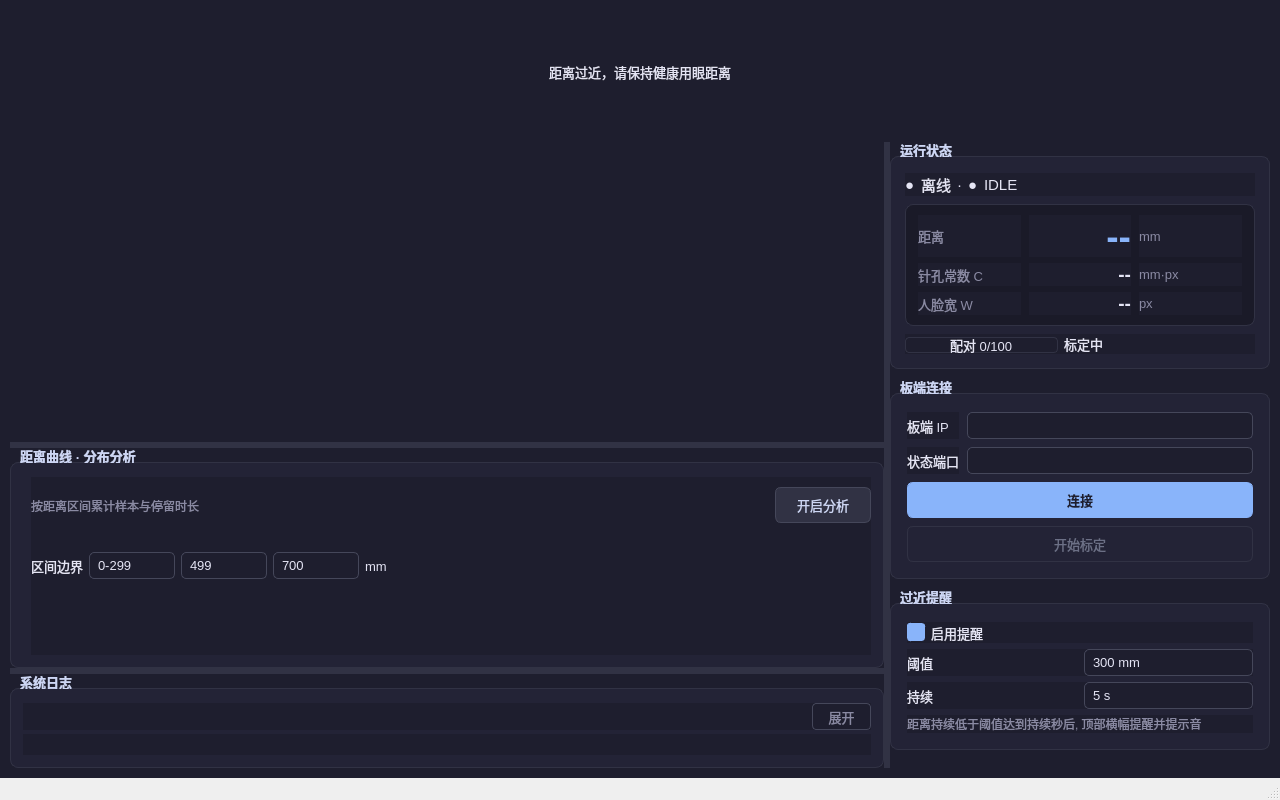
<?xml version="1.0" encoding="UTF-8"?>
<ui version="4.0">
 <class>MainWindow</class>
 <widget class="QMainWindow" name="MainWindow">
  <property name="geometry">
   <rect>
    <x>0</x>
    <y>0</y>
    <width>1280</width>
    <height>800</height>
   </rect>
  </property>
  <property name="minimumSize">
   <size>
    <width>1100</width>
    <height>720</height>
   </size>
  </property>
  <property name="windowTitle">
   <string>MC632X办公人员桌面测距仪</string>
  </property>
  <widget class="QWidget" name="centralwidget">
   <layout class="QVBoxLayout" name="mainLayout">
    <property name="leftMargin">
     <number>10</number>
    </property>
    <property name="topMargin">
     <number>10</number>
    </property>
    <property name="rightMargin">
     <number>10</number>
    </property>
    <property name="bottomMargin">
     <number>10</number>
    </property>
    <property name="spacing">
     <number>8</number>
    </property>
    <item>
     <widget class="QLabel" name="alertBanner">
      <property name="minimumSize">
       <size>
        <width>0</width>
        <height>36</height>
       </size>
      </property>
      <property name="visible">
       <bool>false</bool>
      </property>
      <property name="text">
       <string>距离过近，请保持健康用眼距离</string>
      </property>
      <property name="alignment">
       <set>Qt::AlignCenter</set>
      </property>
     </widget>
    </item>
    <item>
     <widget class="QSplitter" name="mainSplitter">
      <property name="orientation">
       <enum>Qt::Horizontal</enum>
      </property>
      <property name="childrenCollapsible">
       <bool>false</bool>
      </property>
      <property name="handleWidth">
       <number>6</number>
      </property>
      <widget class="QWidget" name="leftPanel">
       <layout class="QVBoxLayout" name="leftLayout">
        <property name="leftMargin">
         <number>0</number>
        </property>
        <property name="topMargin">
         <number>0</number>
        </property>
        <property name="rightMargin">
         <number>0</number>
        </property>
        <property name="bottomMargin">
         <number>0</number>
        </property>
        <property name="spacing">
         <number>0</number>
        </property>
        <item>
         <widget class="QSplitter" name="vertSplitter">
          <property name="orientation">
           <enum>Qt::Vertical</enum>
          </property>
          <property name="childrenCollapsible">
           <bool>true</bool>
          </property>
          <property name="handleWidth">
           <number>6</number>
          </property>
          <widget class="QWidget" name="videoContainer">
           <property name="minimumSize">
            <size>
             <width>0</width>
             <height>300</height>
            </size>
           </property>
           <layout class="QVBoxLayout" name="videoLayout">
            <property name="leftMargin">
             <number>0</number>
            </property>
            <property name="topMargin">
             <number>0</number>
            </property>
            <property name="rightMargin">
             <number>0</number>
            </property>
            <property name="bottomMargin">
             <number>0</number>
            </property>
            <property name="spacing">
             <number>0</number>
            </property>
           </layout>
          </widget>
          <widget class="QGroupBox" name="chartGroup">
           <property name="title">
            <string>距离曲线 · 分布分析</string>
           </property>
           <property name="minimumSize">
            <size>
             <width>0</width>
             <height>220</height>
            </size>
           </property>
           <layout class="QHBoxLayout" name="chartLayout">
            <property name="leftMargin">
             <number>6</number>
            </property>
            <property name="topMargin">
             <number>6</number>
            </property>
            <property name="rightMargin">
             <number>6</number>
            </property>
            <property name="bottomMargin">
             <number>6</number>
            </property>
            <property name="spacing">
             <number>8</number>
            </property>
            <item>
             <widget class="QWidget" name="chartLeft">
              <layout class="QVBoxLayout" name="chartLeftLayout">
               <property name="leftMargin">
                <number>0</number>
               </property>
               <property name="topMargin">
                <number>0</number>
               </property>
               <property name="rightMargin">
                <number>0</number>
               </property>
               <property name="bottomMargin">
                <number>0</number>
               </property>
               <property name="spacing">
                <number>0</number>
               </property>
              </layout>
             </widget>
            </item>
            <item>
             <widget class="QWidget" name="chartRight">
              <layout class="QVBoxLayout" name="chartRightLayout">
               <property name="leftMargin">
                <number>0</number>
               </property>
               <property name="topMargin">
                <number>0</number>
               </property>
               <property name="rightMargin">
                <number>0</number>
               </property>
               <property name="bottomMargin">
                <number>0</number>
               </property>
               <property name="spacing">
                <number>4</number>
               </property>
               <item>
                <widget class="QWidget" name="heatmapHeader">
                 <layout class="QHBoxLayout" name="heatmapHeaderLayout">
                  <property name="leftMargin">
                   <number>0</number>
                  </property>
                  <property name="topMargin">
                   <number>0</number>
                  </property>
                  <property name="rightMargin">
                   <number>0</number>
                  </property>
                  <property name="bottomMargin">
                   <number>0</number>
                  </property>
                  <property name="spacing">
                   <number>6</number>
                  </property>
                  <item>
                   <widget class="QLabel" name="heatmapHint">
                    <property name="text">
                     <string>按距离区间累计样本与停留时长</string>
                    </property>
                   </widget>
                  </item>
                  <item>
                   <spacer name="heatmapHeaderSpacer">
                    <property name="orientation">
                     <enum>Qt::Horizontal</enum>
                    </property>
                    <property name="sizeHint" stdset="0">
                     <size>
                      <width>0</width>
                      <height>0</height>
                     </size>
                    </property>
                   </spacer>
                  </item>
                  <item>
                   <widget class="QPushButton" name="analyzeBtn">
                    <property name="text">
                     <string>开启分析</string>
                    </property>
                    <property name="checkable">
                     <bool>true</bool>
                    </property>
                    <property name="checked">
                     <bool>false</bool>
                    </property>
                    <property name="minimumSize">
                     <size>
                      <width>96</width>
                      <height>28</height>
                     </size>
                    </property>
                    <property name="toolTip">
                     <string>开启后按距离区间累计样本占比与停留时长, 再次点击停止</string>
                    </property>
                   </widget>
                  </item>
                 </layout>
                </widget>
               </item>
               <item>
                <widget class="QWidget" name="heatmapBins">
                 <layout class="QHBoxLayout" name="heatmapBinsLayout">
                  <property name="leftMargin">
                   <number>0</number>
                  </property>
                  <property name="topMargin">
                   <number>0</number>
                  </property>
                  <property name="rightMargin">
                   <number>0</number>
                  </property>
                  <property name="bottomMargin">
                   <number>0</number>
                  </property>
                  <property name="spacing">
                   <number>6</number>
                  </property>
                  <item>
                   <widget class="QLabel" name="binEdgesLabel">
                    <property name="text">
                     <string>区间边界</string>
                    </property>
                    <property name="toolTip">
                     <string>四个距离区间 = 0~边界1 / 边界1+1~边界2 / 边界2+1~边界3 / &gt;边界3 (mm), 需严格递增; 修改后饼图扇区重建, 已累计样本清零</string>
                    </property>
                   </widget>
                  </item>
                  <item>
                   <widget class="QSpinBox" name="binEdge1Spin">
                    <property name="toolTip">
                     <string>第 1/2/3 区间上边界 (mm), 四个区间 = 0~边界1 / 边界1+1~边界2 / 边界2+1~边界3 / &gt;边界3</string>
                    </property>
                    <property name="suffix">
                     <string/>
                    </property>
                    <property name="prefix">
                     <string>0-</string>
                    </property>
                    <property name="minimum">
                     <number>100</number>
                    </property>
                    <property name="maximum">
                     <number>1996</number>
                    </property>
                    <property name="value">
                     <number>299</number>
                    </property>
                    <property name="minimumSize">
                     <size>
                      <width>86</width>
                      <height>0</height>
                     </size>
                    </property>
                   </widget>
                  </item>
                  <item>
                   <widget class="QSpinBox" name="binEdge2Spin">
                    <property name="toolTip">
                     <string>第 2/3 区间上边界 (mm), 自动维持严格递增</string>
                    </property>
                    <property name="minimum">
                     <number>101</number>
                    </property>
                    <property name="maximum">
                     <number>1997</number>
                    </property>
                    <property name="value">
                     <number>499</number>
                    </property>
                    <property name="minimumSize">
                     <size>
                      <width>86</width>
                      <height>0</height>
                     </size>
                    </property>
                   </widget>
                  </item>
                  <item>
                   <widget class="QSpinBox" name="binEdge3Spin">
                    <property name="toolTip">
                     <string>第 3/4 区间上边界 (mm), 超出部分计入 &gt;边界3 扇区</string>
                    </property>
                    <property name="minimum">
                     <number>102</number>
                    </property>
                    <property name="maximum">
                     <number>1998</number>
                    </property>
                    <property name="value">
                     <number>700</number>
                    </property>
                    <property name="minimumSize">
                     <size>
                      <width>86</width>
                      <height>0</height>
                     </size>
                    </property>
                   </widget>
                  </item>
                  <item>
                   <widget class="QLabel" name="binEdgesUnit">
                    <property name="text">
                     <string>mm</string>
                    </property>
                   </widget>
                  </item>
                  <item>
                   <spacer name="heatmapBinsSpacer">
                    <property name="orientation">
                     <enum>Qt::Horizontal</enum>
                    </property>
                    <property name="sizeHint" stdset="0">
                     <size>
                      <width>0</width>
                      <height>0</height>
                     </size>
                    </property>
                   </spacer>
                  </item>
                 </layout>
                </widget>
               </item>
               <item>
                <widget class="QWidget" name="heatmapContainer">
                 <layout class="QVBoxLayout" name="heatmapContainerLayout">
                  <property name="leftMargin">
                   <number>0</number>
                  </property>
                  <property name="topMargin">
                   <number>0</number>
                  </property>
                  <property name="rightMargin">
                   <number>0</number>
                  </property>
                  <property name="bottomMargin">
                   <number>0</number>
                  </property>
                  <property name="spacing">
                   <number>0</number>
                  </property>
                 </layout>
                </widget>
               </item>
              </layout>
             </widget>
            </item>
           </layout>
          </widget>
          <widget class="QGroupBox" name="logGroup">
           <property name="title">
            <string>系统日志</string>
           </property>
           <layout class="QVBoxLayout" name="logGroupLayout">
            <property name="leftMargin">
             <number>6</number>
            </property>
            <property name="topMargin">
             <number>6</number>
            </property>
            <property name="rightMargin">
             <number>6</number>
            </property>
            <property name="bottomMargin">
             <number>6</number>
            </property>
            <property name="spacing">
             <number>4</number>
            </property>
            <item>
             <widget class="QWidget" name="logHeader">
              <layout class="QHBoxLayout" name="logHeaderLayout">
               <property name="leftMargin">
                <number>0</number>
               </property>
               <property name="topMargin">
                <number>0</number>
               </property>
               <property name="rightMargin">
                <number>0</number>
               </property>
               <property name="bottomMargin">
                <number>0</number>
               </property>
               <property name="spacing">
                <number>6</number>
               </property>
               <item>
                <spacer name="logHeaderSpacer">
                 <property name="orientation">
                  <enum>Qt::Horizontal</enum>
                 </property>
                 <property name="sizeHint" stdset="0">
                  <size>
                   <width>0</width>
                   <height>0</height>
                  </size>
                 </property>
                </spacer>
               </item>
               <item>
                <widget class="QToolButton" name="logToggleBtn">
                 <property name="text">
                  <string>展开</string>
                 </property>
                 <property name="checkable">
                  <bool>true</bool>
                 </property>
                 <property name="checked">
                  <bool>false</bool>
                 </property>
                 <property name="toolTip">
                  <string>折叠/展开日志内容</string>
                 </property>
                </widget>
               </item>
              </layout>
             </widget>
            </item>
            <item>
             <widget class="QWidget" name="logContainer">
              <layout class="QVBoxLayout" name="logContainerLayout">
               <property name="leftMargin">
                <number>0</number>
               </property>
               <property name="topMargin">
                <number>0</number>
               </property>
               <property name="rightMargin">
                <number>0</number>
               </property>
               <property name="bottomMargin">
                <number>0</number>
               </property>
               <property name="spacing">
                <number>0</number>
               </property>
              </layout>
             </widget>
            </item>
           </layout>
          </widget>
         </widget>
        </item>
       </layout>
      </widget>
      <widget class="QWidget" name="dashboardSidebar">
       <property name="minimumSize">
        <size>
         <width>340</width>
         <height>0</height>
        </size>
       </property>
       <property name="maximumSize">
        <size>
         <width>380</width>
         <height>16777215</height>
        </size>
       </property>
       <layout class="QVBoxLayout" name="sidebarLayout">
        <property name="leftMargin">
         <number>0</number>
        </property>
        <property name="topMargin">
         <number>0</number>
        </property>
        <property name="rightMargin">
         <number>0</number>
        </property>
        <property name="bottomMargin">
         <number>0</number>
        </property>
        <property name="spacing">
         <number>10</number>
        </property>
        <item>
         <widget class="QGroupBox" name="statusGroup">
          <property name="title">
           <string>运行状态</string>
          </property>
          <layout class="QVBoxLayout" name="statusLayout">
           <property name="leftMargin">
            <number>8</number>
           </property>
           <property name="topMargin">
            <number>8</number>
           </property>
           <property name="rightMargin">
            <number>8</number>
           </property>
           <property name="bottomMargin">
            <number>8</number>
           </property>
           <property name="spacing">
            <number>8</number>
           </property>
           <item>
            <widget class="QWidget" name="statusConnRow">
             <layout class="QHBoxLayout" name="statusConnLayout">
              <property name="leftMargin">
               <number>0</number>
              </property>
              <property name="topMargin">
               <number>0</number>
              </property>
              <property name="rightMargin">
               <number>0</number>
              </property>
              <property name="bottomMargin">
               <number>0</number>
              </property>
              <property name="spacing">
               <number>6</number>
              </property>
              <item>
               <widget class="QLabel" name="connDot">
                <property name="text">
                 <string>●</string>
                </property>
                <property name="toolTip">
                 <string>状态通道 (TCP 6000) 连接状态</string>
                </property>
               </widget>
              </item>
              <item>
               <widget class="QLabel" name="connText">
                <property name="text">
                 <string>离线</string>
                </property>
               </widget>
              </item>
              <item>
               <widget class="QLabel" name="statusDotSep">
                <property name="text">
                 <string>·</string>
                </property>
               </widget>
              </item>
              <item>
               <widget class="QLabel" name="stateDot">
                <property name="text">
                 <string>●</string>
                </property>
                <property name="toolTip">
                 <string>算法状态</string>
                </property>
               </widget>
              </item>
              <item>
               <widget class="QLabel" name="stateText">
                <property name="text">
                 <string>IDLE</string>
                </property>
               </widget>
              </item>
              <item>
               <spacer name="statusConnSpacer">
                <property name="orientation">
                 <enum>Qt::Horizontal</enum>
                </property>
                <property name="sizeHint" stdset="0">
                 <size>
                  <width>0</width>
                  <height>0</height>
                 </size>
                </property>
               </spacer>
              </item>
             </layout>
            </widget>
           </item>
           <item>
            <widget class="QFrame" name="dCard">
             <property name="frameShape">
              <enum>QFrame::NoFrame</enum>
             </property>
             <layout class="QGridLayout" name="dCardLayout">
              <property name="leftMargin">
               <number>12</number>
              </property>
              <property name="topMargin">
               <number>10</number>
              </property>
              <property name="rightMargin">
               <number>12</number>
              </property>
              <property name="bottomMargin">
               <number>10</number>
              </property>
              <property name="horizontalSpacing">
               <number>8</number>
              </property>
              <property name="verticalSpacing">
               <number>6</number>
              </property>
              <item row="0" column="0">
               <widget class="QLabel" name="dLabel">
                <property name="text">
                 <string>距离</string>
                </property>
               </widget>
              </item>
              <item row="0" column="1">
               <widget class="QLabel" name="dValue">
                <property name="text">
                 <string>--</string>
                </property>
                <property name="alignment">
                 <set>Qt::AlignRight|Qt::AlignVCenter</set>
                </property>
                <property name="toolTip">
                 <string>距离 (mm)</string>
                </property>
               </widget>
              </item>
              <item row="0" column="2">
               <widget class="QLabel" name="dUnit">
                <property name="text">
                 <string>mm</string>
                </property>
               </widget>
              </item>
              <item row="1" column="0">
               <widget class="QLabel" name="cLabel">
                <property name="text">
                 <string>针孔常数 C</string>
                </property>
               </widget>
              </item>
              <item row="1" column="1">
               <widget class="QLabel" name="cValue">
                <property name="text">
                 <string>--</string>
                </property>
                <property name="alignment">
                 <set>Qt::AlignRight|Qt::AlignVCenter</set>
                </property>
                <property name="toolTip">
                 <string>针孔常数 (mm·px)</string>
                </property>
               </widget>
              </item>
              <item row="1" column="2">
               <widget class="QLabel" name="cUnit">
                <property name="text">
                 <string>mm·px</string>
                </property>
               </widget>
              </item>
              <item row="2" column="0">
               <widget class="QLabel" name="wLabel">
                <property name="text">
                 <string>人脸宽 W</string>
                </property>
               </widget>
              </item>
              <item row="2" column="1">
               <widget class="QLabel" name="wValue">
                <property name="text">
                 <string>--</string>
                </property>
                <property name="alignment">
                 <set>Qt::AlignRight|Qt::AlignVCenter</set>
                </property>
                <property name="toolTip">
                 <string>人脸像素宽 (px)</string>
                </property>
               </widget>
              </item>
              <item row="2" column="2">
               <widget class="QLabel" name="wUnit">
                <property name="text">
                 <string>px</string>
                </property>
               </widget>
              </item>
             </layout>
            </widget>
           </item>
           <item>
            <widget class="QWidget" name="statusCalibRow">
             <layout class="QHBoxLayout" name="statusCalibLayout">
              <property name="leftMargin">
               <number>0</number>
              </property>
              <property name="topMargin">
               <number>0</number>
              </property>
              <property name="rightMargin">
               <number>0</number>
              </property>
              <property name="bottomMargin">
               <number>0</number>
              </property>
              <property name="spacing">
               <number>6</number>
              </property>
              <item>
               <widget class="QProgressBar" name="calibBar">
                <property name="maximumSize">
                 <size>
                  <width>16777215</width>
                  <height>14</height>
                 </size>
                </property>
                <property name="value">
                 <number>0</number>
                </property>
                <property name="textVisible">
                 <bool>true</bool>
                 </property>
                <property name="format">
                 <string>配对 %v/%m</string>
                </property>
               </widget>
              </item>
              <item>
               <widget class="QLabel" name="calibLabel">
                <property name="text">
                 <string>标定中</string>
                </property>
               </widget>
              </item>
              <item>
               <spacer name="statusCalibSpacer">
                <property name="orientation">
                 <enum>Qt::Horizontal</enum>
                </property>
                <property name="sizeHint" stdset="0">
                 <size>
                  <width>0</width>
                  <height>0</height>
                 </size>
                </property>
               </spacer>
              </item>
             </layout>
            </widget>
           </item>
          </layout>
         </widget>
        </item>
        <item>
         <widget class="QGroupBox" name="connectionGroup">
          <property name="title">
           <string>板端连接</string>
          </property>
          <layout class="QGridLayout" name="connectionLayout">
           <property name="leftMargin">
            <number>10</number>
           </property>
           <property name="topMargin">
            <number>10</number>
           </property>
           <property name="rightMargin">
            <number>10</number>
           </property>
           <property name="bottomMargin">
            <number>10</number>
           </property>
           <property name="horizontalSpacing">
            <number>8</number>
           </property>
           <property name="verticalSpacing">
            <number>8</number>
           </property>
           <item row="0" column="0">
            <widget class="QLabel" name="ipLabel">
             <property name="text">
              <string>板端 IP</string>
             </property>
            </widget>
           </item>
           <item row="0" column="1">
            <widget class="QLineEdit" name="boardIpEdit"/>
           </item>
           <item row="1" column="0">
            <widget class="QLabel" name="portLabel">
             <property name="text">
              <string>状态端口</string>
             </property>
            </widget>
           </item>
           <item row="1" column="1">
            <widget class="QLineEdit" name="boardPortEdit"/>
           </item>
           <item row="2" column="0" colspan="2">
            <widget class="QPushButton" name="connectBtn">
             <property name="text">
              <string>连接</string>
             </property>
             <property name="minimumSize">
              <size>
               <width>0</width>
               <height>32</height>
              </size>
             </property>
            </widget>
           </item>
           <item row="3" column="0" colspan="2">
            <widget class="QPushButton" name="calibrateBtn">
             <property name="text">
              <string>开始标定</string>
             </property>
             <property name="minimumSize">
              <size>
               <width>0</width>
               <height>32</height>
              </size>
             </property>
             <property name="enabled">
              <bool>false</bool>
             </property>
            </widget>
           </item>
          </layout>
         </widget>
        </item>
        <item>
         <widget class="QGroupBox" name="alertGroup">
          <property name="title">
           <string>过近提醒</string>
          </property>
          <layout class="QVBoxLayout" name="alertLayout">
           <property name="leftMargin">
            <number>10</number>
           </property>
           <property name="topMargin">
            <number>10</number>
           </property>
           <property name="rightMargin">
            <number>10</number>
           </property>
           <property name="bottomMargin">
            <number>10</number>
           </property>
           <property name="spacing">
            <number>6</number>
           </property>
           <item>
            <widget class="QCheckBox" name="alertChk">
             <property name="toolTip">
              <string>距离过近持续超过设定时间时, 界面横幅提醒并发出提示音 (PC 本地判定)</string>
             </property>
             <property name="text">
              <string>启用提醒</string>
             </property>
             <property name="checked">
              <bool>true</bool>
             </property>
            </widget>
           </item>
           <item>
            <widget class="QWidget" name="alertDminRow">
             <layout class="QHBoxLayout" name="alertDminLayout">
              <property name="leftMargin">
               <number>0</number>
              </property>
              <property name="topMargin">
               <number>0</number>
              </property>
              <property name="rightMargin">
               <number>0</number>
              </property>
              <property name="bottomMargin">
               <number>0</number>
              </property>
              <property name="spacing">
               <number>8</number>
              </property>
              <item>
               <widget class="QLabel" name="alertDminLabel">
                <property name="text">
                 <string>阈值</string>
                </property>
               </widget>
              </item>
              <item>
               <widget class="QSpinBox" name="alertDminSpin">
                <property name="toolTip">
                 <string>判定过近的距离阈值 (mm)</string>
                </property>
                <property name="suffix">
                 <string> mm</string>
                </property>
                <property name="minimum">
                 <number>200</number>
                </property>
                <property name="maximum">
                 <number>500</number>
                </property>
                <property name="singleStep">
                 <number>10</number>
                </property>
                <property name="value">
                 <number>300</number>
                </property>
               </widget>
              </item>
             </layout>
            </widget>
           </item>
           <item>
            <widget class="QWidget" name="alertHoldRow">
             <layout class="QHBoxLayout" name="alertHoldLayout">
              <property name="leftMargin">
               <number>0</number>
              </property>
              <property name="topMargin">
               <number>0</number>
              </property>
              <property name="rightMargin">
               <number>0</number>
              </property>
              <property name="bottomMargin">
               <number>0</number>
              </property>
              <property name="spacing">
               <number>8</number>
              </property>
              <item>
               <widget class="QLabel" name="alertHoldLabel">
                <property name="text">
                 <string>持续</string>
                </property>
               </widget>
              </item>
              <item>
               <widget class="QSpinBox" name="alertHoldSpin">
                <property name="toolTip">
                 <string>距离持续低于阈值该时长后触发提醒</string>
                </property>
                <property name="suffix">
                 <string> s</string>
                </property>
                <property name="minimum">
                 <number>1</number>
                </property>
                <property name="maximum">
                 <number>10</number>
                </property>
                <property name="value">
                 <number>5</number>
                </property>
               </widget>
              </item>
             </layout>
            </widget>
           </item>
           <item>
            <widget class="QLabel" name="alertHelpText">
             <property name="text">
              <string>距离持续低于阈值达到持续秒后, 顶部横幅提醒并提示音</string>
             </property>
             <property name="wordWrap">
              <bool>true</bool>
             </property>
            </widget>
           </item>
          </layout>
         </widget>
        </item>
        <item>
         <spacer name="sidebarSpacer">
          <property name="orientation">
           <enum>Qt::Vertical</enum>
          </property>
          <property name="sizeHint" stdset="0">
           <size>
            <width>0</width>
            <height>0</height>
           </size>
          </property>
         </spacer>
        </item>
       </layout>
      </widget>
     </widget>
    </item>
   </layout>
   <property name="styleSheet">
    <string notr="true">QMainWindow, QWidget { background-color: #1e1e2e; color: #e4e4f4; font-family: &quot;Segoe UI&quot;, &quot;Microsoft YaHei UI&quot;, &quot;PingFang SC&quot;, sans-serif; font-size: 10pt; }
QStatusBar { background-color: #181825; color: #8a8aa3; border-top: 1px solid #313244; }
QToolTip { background-color: #313244; color: #e4e4f4; border: 1px solid #45475a; padding: 4px 6px; }
QGroupBox { background-color: #232336; border: 1px solid #313244; border-radius: 8px; margin-top: 14px; padding: 8px 6px 6px 6px; font-weight: bold; }
QGroupBox::title { subcontrol-origin: margin; subcontrol-position: top left; padding: 0 8px; color: #cdd6f4; background-color: transparent; font-size: 10pt; }
QPushButton { background-color: #313244; color: #e4e4f4; border: 1px solid #45475a; border-radius: 6px; padding: 6px 14px; min-height: 22px; }
QPushButton:hover { background-color: #3b3d52; }
QPushButton:pressed { background-color: #45475a; }
QPushButton:disabled { background-color: #232336; color: #6c7086; border-color: #313244; }
QPushButton#connectBtn { background-color: #89b4fa; color: #1e1e2e; border-color: #89b4fa; font-weight: bold; }
QPushButton#connectBtn:hover { background-color: #b4befe; }
QPushButton#connectBtn:pressed { background-color: #74a8f0; }
QPushButton#connectBtn:disabled { background-color: #45475a; color: #8a8aa3; border-color: #45475a; }
QPushButton#analyzeBtn { background-color: #313244; color: #cdd6f4; border-color: #45475a; }
QPushButton#analyzeBtn:hover { background-color: #3b3d52; }
QPushButton#analyzeBtn:checked { background-color: #a6e3a1; color: #1e1e2e; border-color: #a6e3a1; font-weight: bold; }
QPushButton#analyzeBtn:checked:hover { background-color: #b8ebae; }
QLabel#heatmapHint { color: #8a8aa3; font-size: 9pt; }
QLineEdit, QSpinBox, QDoubleSpinBox { background-color: #1e1e2e; color: #e4e4f4; border: 1px solid #45475a; border-radius: 5px; padding: 4px 6px; selection-background-color: #89b4fa; selection-color: #1e1e2e; }
QLineEdit:focus, QSpinBox:focus, QDoubleSpinBox:focus { border-color: #89b4fa; }
QSpinBox::up-button, QSpinBox::down-button { background-color: transparent; border: none; width: 16px; }
QSpinBox::up-button:hover, QSpinBox::down-button:hover { background-color: #45475a; }
QCheckBox { color: #e4e4f4; spacing: 6px; }
QCheckBox::indicator { width: 16px; height: 16px; border: 1px solid #45475a; border-radius: 3px; background-color: #1e1e2e; }
QCheckBox::indicator:hover { border-color: #89b4fa; }
QCheckBox::indicator:checked { background-color: #89b4fa; border-color: #89b4fa; }
QProgressBar { background-color: #1e1e2e; border: 1px solid #313244; border-radius: 4px; text-align: center; color: #e4e4f4; min-height: 14px; }
QProgressBar::chunk { background-color: #a6e3a1; border-radius: 3px; }
QSplitter::handle { background-color: #313244; }
QSplitter::handle:horizontal { width: 6px; }
QSplitter::handle:vertical { height: 6px; }
QSplitter::handle:hover { background-color: #45475a; }
QLabel[role=&quot;alert&quot;] { background-color: #f38ba8; color: #1e1e2e; border-radius: 6px; padding: 6px 12px; font-size: 12pt; font-weight: bold; }
QFrame#dCard { background-color: #1a1a28; border: 1px solid #313244; border-radius: 8px; }
QFrame#dCard QLabel { color: #e4e4f4; }
QFrame#dCard QLabel#dLabel, QFrame#dCard QLabel#cLabel, QFrame#dCard QLabel#wLabel, QFrame#dCard QLabel#dUnit, QFrame#dCard QLabel#cUnit, QFrame#dCard QLabel#wUnit { color: #8a8aa3; }
QFrame#dCard QLabel#dValue { color: #89b4fa; font-size: 28pt; font-weight: bold; }
QFrame#dCard QLabel#cValue, QFrame#dCard QLabel#wValue { color: #e4e4f4; font-size: 14pt; font-weight: 600; }
QFrame#dCard QLabel#dUnit, QFrame#dCard QLabel#cUnit, QFrame#dCard QLabel#wUnit { font-size: 10pt; }
QWidget#statusConnRow QLabel { font-size: 11pt; }
QLabel#alertHelpText { color: #8a8aa3; font-size: 9pt; }
QFrame#logBody { background-color: #181825; border: 1px solid #313244; border-radius: 6px; }
QLabel#logHint { color: #8a8aa3; font-size: 9pt; padding: 4px 6px; }
QToolButton#logClearBtn { background-color: transparent; color: #8a8aa3; border: 1px solid #45475a; border-radius: 4px; padding: 2px 10px; }
QToolButton#logClearBtn:hover { color: #e4e4f4; border-color: #89b4fa; }
QPlainTextEdit#logEdit { background-color: #181825; color: #e4e4f4; border: none; border-top: 1px solid #313244; border-bottom-left-radius: 6px; border-bottom-right-radius: 6px; padding: 4px 6px; font-family: &quot;Consolas&quot;, &quot;Cascadia Mono&quot;, monospace; font-size: 9pt; }
QPlainTextEdit#logEdit QScrollBar:vertical { background: #181825; width: 10px; margin: 0; }
QPlainTextEdit#logEdit QScrollBar::handle:vertical { background: #45475a; border-radius: 4px; min-height: 24px; }
QPlainTextEdit#logEdit QScrollBar::handle:vertical:hover { background: #585b70; }
QPlainTextEdit#logEdit QScrollBar::add-line:vertical, QPlainTextEdit#logEdit QScrollBar::sub-line:vertical { height: 0; }
QToolButton#logToggleBtn { background-color: transparent; color: #8a8aa3; border: 1px solid #45475a; border-radius: 4px; padding: 1px 10px; }
QToolButton#logToggleBtn:hover { color: #e4e4f4; border-color: #89b4fa; }
QToolButton#logToggleBtn:checked { color: #89b4fa; border-color: #89b4fa; }
QLabel[state=&quot;READY&quot;] { color: #a6e3a1; font-size: 12pt; }
QLabel[state=&quot;CALIBRATING&quot;] { color: #fab387; font-size: 12pt; }
QLabel[state=&quot;IDLE&quot;] { color: #8a8aa3; font-size: 12pt; }
QLabel[state=&quot;online&quot;] { color: #a6e3a1; font-size: 12pt; }
QLabel[state=&quot;connecting&quot;] { color: #fab387; font-size: 12pt; }
QLabel[state=&quot;offline&quot;] { color: #f38ba8; font-size: 12pt; }</string>
   </property>
  </widget>
  <widget class="QStatusBar" name="statusbar"/>
 </widget>
 <resources/>
 <connections/>
</ui>
